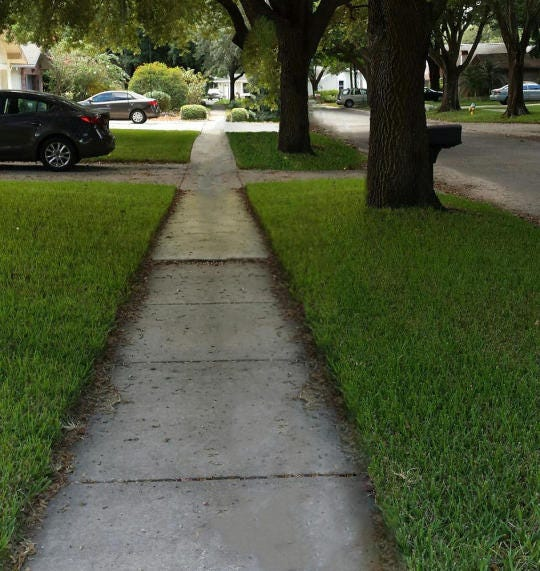
#> input picture Q1/back.jpg, 540 x 571 px
$ jupyter execute --allow-errors q1.ipynb
#> lines starting #> are read from the running program, lines starting #| are printed output that depends on the picture
[cell 1]
import numpy as np
from PIL import Image
import matplotlib.pyplot as plt
import os
import time
import hashlib

username = "muskan.sharma"
seed = int(hashlib.sha256(username.encode()).hexdigest(), 16) % (2**32)

1.1 Image Pre-Processing

[cell 2]
def preprocess_images(bg_path, test_path, target_size=(200, 300)):

#> called with bg_path = 'back.jpg', test_path = 'Full.jpg', target_size = (200, 300)
    try:
        bg_image = Image.open(bg_path).resize(target_size)
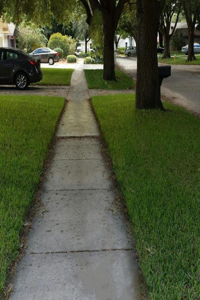
#> bg_image: PIL image 200x300 RGB; mean R, G, B 76.9, 84.5, 57.4
        test_image = Image.open(test_path).resize(target_size)
    except Exception as e:
        print(f"Error loading images: {e}")
        return None, None

    # (H,W,3) format
    bg_np = np.array(bg_image).astype(np.float32)
    test_np = np.array(test_image).astype(np.float32)

    H, W, D = bg_np.shape

    # Feature extraction (RGB Channel)
    bg_features = bg_np.reshape(-1, D)
    test_features = test_np.reshape(-1, D)

    return bg_features, test_features, bg_np, test_np


BG_FILE = 'back.jpg'
TEST_FILE = 'Full.jpg'
TARGET_SIZE = (200, 300)

#> (the rest of this cell did not finish here and is left out)

Chosen Approach:

Image Alignment and Resizing: Both the background and test images are resized to a common dimension of (200, 300) (Height, Width).

Feature Extraction: The RGB color channels are extracted, resulting in a 3-dimensional feature vector ($D=3$) for each pixel. The images are reshaped from $(H, W, 3)$ to $(N, 3)$, where $N = H \times W$.

Justification for Chosen Approach and Feature Representation:

Computational Efficiency vs. Quality: Resizing the images to (200, 300) significantly reduces the number of samples (pixels) from potentially millions to $N = 60,000$. This is crucial because the KDE prediction step has a complexity of $O(M \cdot n \cdot D)$, where $M$ is the number of test samples and $n$ is the number of training samples. Reducing $N$ to $60,000$ (and then sampling it further down to $n=6,000$ in the fit method) makes the process computationally feasible while retaining enough detail for foreground detection.

Feature Choice (RGB): RGB color channels are a robust and highly relevant feature for this task. Foreground detection relies on identifying pixels with a color signature that is statistically improbable to belong to the background model. Since the background image is assumed to be stationary, its color distribution is stable. KDE performs optimally with low-dimensional data (here, $D=3$). Using RGB allows the model to effectively learn the density distribution of background colors, enabling accurate anomaly (foreground) detection when a new, distinct color appears.

[cell 3]
class KDE:
    # [66 lines left out: functions __init__, fit, _kernel, predict, not called in this run]

1.3 Foreground Detection and Visualization Functions

[cell 4]
# [51 lines left out: functions run_experiment, visualize_results, not called in this run]

[cell 5]
THRESHOLD = 1e-4
#> THRESHOLD = 0.0001

EXPERIMENT_SETTINGS = {
        "Exp 1: Gaussian (Oversmoothed)": {
            "kernel": 'gaussian',
            "bandwidth": 30.0,
            "threshold": THRESHOLD
        },
        "Exp 2: Gaussian (Moderate)": {
            "kernel": 'gaussian',
            "bandwidth": 15.0,
            "threshold": THRESHOLD
        },
        "Exp 3: Gaussian (Undersmoothed)": {
            "kernel": 'gaussian',
            "bandwidth": 5.0,
            "threshold": THRESHOLD
        },
        "Exp 4: Triangular (Oversmoothed)": {
            "kernel": 'triangular',
            "bandwidth": 30.0,
            "threshold": THRESHOLD
        },
        "Exp 5: Triangular (Moderate)": {
            "kernel": 'triangular',
            "bandwidth": 15.0,
            "threshold": THRESHOLD
        },
        "Exp 6: Uniform (Oversmoothed)": {
            "kernel": 'uniform',
            "bandwidth": 30.0,
            "threshold": THRESHOLD
        },
        "Exp 7: Uniform (Moderate)": {
            "kernel": 'uniform',
            "bandwidth": 15.0,
            "threshold": THRESHOLD
        },
    }

#> (the rest of this cell did not finish here and is left out)
